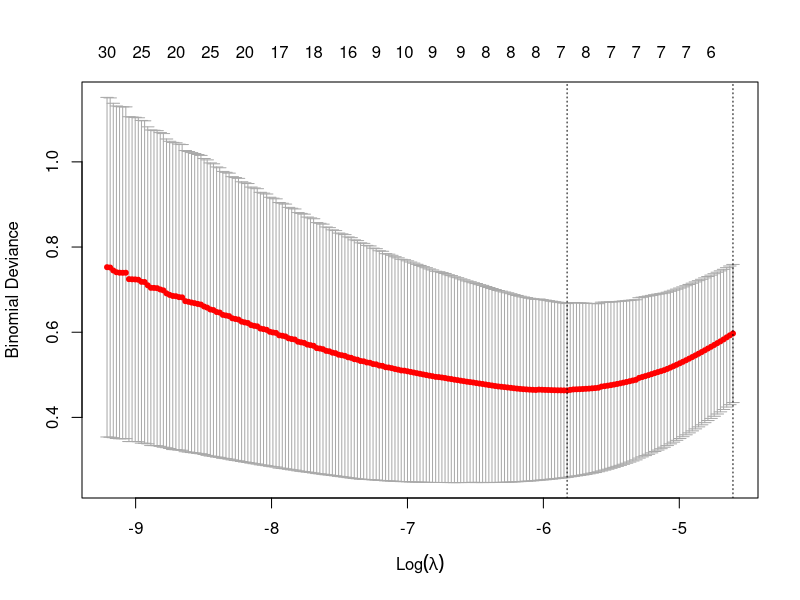
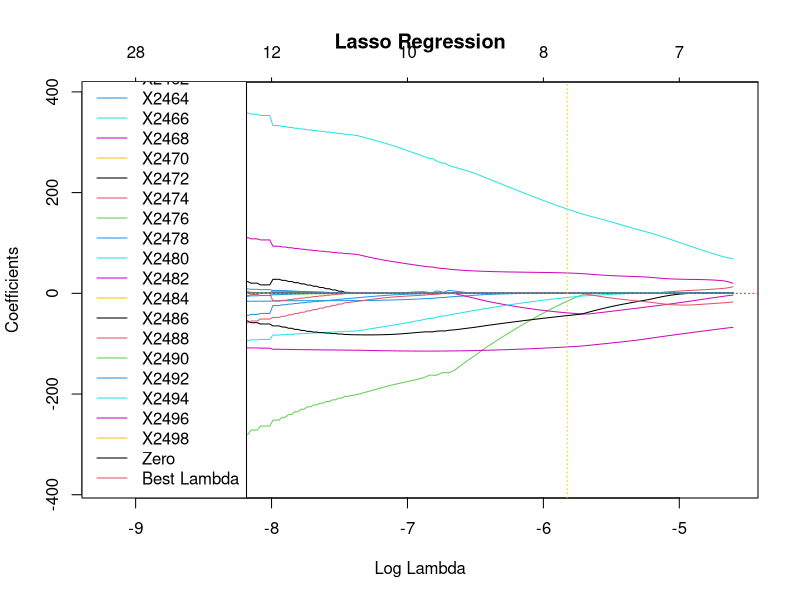

Write the R code that produced these figures, in order.
## ---- chunk 1
knitr::opts_chunk$set(echo = TRUE)
## ---- chunk 2
# Load the dataset
cookies_data <- read.csv(file = "cookies.csv", header = TRUE)
# Create the binary target variable YBin
YBin <- as.numeric(cookies_data$fat > median(cookies_data$fat))

# Computation (mean, standard deviation, minimum and maximum)
cookies_data$mean <- rowMeans(cookies_data[, 2:701])
cookies_data$stDev <- apply(cookies_data[, 2:701], 1, sd)
cookies_data$min <- apply(cookies_data[, 2:701], 1, min)
cookies_data$max <- apply(cookies_data[, 2:701], 1, max)

# Computation (slope)
# Function: compute_slope
# @param: spectrum_values of a cookie (here, column 2 to 701)
# @return: slope of the spectrum curve for a cookie
compute_slope <- function(spectrum_values) {
  pos <- 1:length(spectrum_values)
  lm_model <- lm(spectrum_values ~ pos)
  slope <- coef(lm_model)[2]
  return(slope)
}

cookies_data$slope <- apply(cookies_data[, 2:701], 1, compute_slope) 

# Create a data frame with features and target variable
cookies_features_data <- data.frame(
  YBin = YBin,
  mean = cookies_data$mean,
  stDev = cookies_data$stDev,
  min = cookies_data$min,
  max = cookies_data$max,
  slope = cookies_data$slope
)

head(cookies_features_data)
print(YBin)
## ---- chunk 3
# Fit logistic regression model
model <- glm(YBin ~ ., data = cookies_features_data, family = "binomial")

# Display the summary of the model
summary(model)
## ---- chunk 4
p1 <- predict.glm(model, type = "response")
res <- as.numeric(p1 > 0.5)

print(res)
print(cookies_features_data$YBin)
## ---- chunk 5
# Load the dataset
cookies_data <- read.csv(file = "cookies.csv", header = TRUE)

# Create the binary target variable YBin
YBin <- as.numeric(cookies_data$fat > median(cookies_data$fat))

# Spectra as predictors (without fat column)
spectra_predictors <- cookies_data[, 2:701]
# Add the YBin column to the predictors
spectra_predictors$YBin <- YBin

head(spectra_predictors$YBin)
## ---- chunk 6
# Load the glmnet package
library(glmnet)

# Convert predictors and response to matrix format
X <- as.matrix(spectra_predictors[, -ncol(spectra_predictors)])  # Exclude the YBin column
y <- spectra_predictors$YBin

# Fit regularized logistic regression model (L1 penalty)
lambdas <- 10^seq(-4, -2, 0.01)
cv_model_lasso <- cv.glmnet(X, y, family = "binomial", alpha = 1, lambda = lambdas)

# Display the optimal lambda
best_lambda_lasso <- cv_model_lasso$lambda.min
cat("Optimal lambda for Lasso:", best_lambda_lasso, "\n")

plot(cv_model_lasso)
print(cv_model_lasso)
## ---- chunk 7
plot(cv_model_lasso$glmnet.fit, xvar = "lambda", main="Lasso Regression")
abline(h = 0, col = 6, lty = 3)
abline(v = log(best_lambda_lasso), col = 7, lty = 3)
legend("bottomleft", legend = c(colnames(X), "Zero", "Best Lambda"), col = 1:7, lty = 1)
## ---- chunk 8
best_model_lasso <- glmnet(X, y, family = "binomial", alpha = 1, lambda = best_lambda_lasso)

print(best_model_lasso)
## ---- chunk 9
# We split into 2 dataframe randomly
indice_train <- sample(1:nrow(spectra_predictors), 0.8 * nrow(spectra_predictors))
train_data <- spectra_predictors[indice_train, ] # use to train the model
test_data <- spectra_predictors[-indice_train, ] # use to test the model 

# We define X & y for both dataframe
y_train <- train_data$YBin
X_train <- train_data[, -ncol(train_data)]
# ---
y_test <- test_data$YBin
X_test <- test_data[, -ncol(test_data)]

# We train the model with another cross-validation
# in order to get the best value for lambda
cv_lasso_model <- cv.glmnet(as.matrix(X_train), y_train, alpha = 1, family = "binomial", grouped = FALSE)
# We choose the best lambda
best_lambda <- cv_lasso_model$lambda.min
# Using the best lambda, we define our model
lasso_model <- glmnet(as.matrix(X_train), y_train, lambda = best_lambda, alpha = 1, family = "binomial")

# We make prediction on the X_test
predictions_lasso <- predict.glmnet(lasso_model, s = best_lambda, newx = as.matrix(X_test), type = "response")

# We compute the class for our prediction using the threshold 0.5
predictions <- as.numeric(predictions_lasso > 0.5)

# Compute the performance
performance <- mean(predictions == y_test)
print(paste("Performance globale de la validation croisée (accuracy):", round(performance, 2)))

# Confusion matrix 
print(table(test_data$YBin, predictions))
